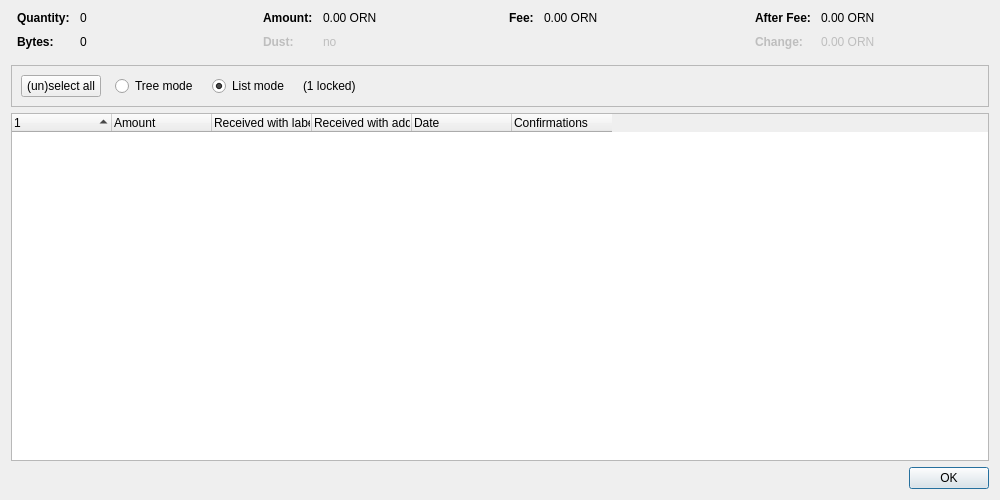
<?xml version="1.0" encoding="UTF-8"?>
<ui version="4.0">
 <class>CoinControlDialog</class>
 <widget class="QDialog" name="CoinControlDialog">
  <property name="geometry">
   <rect>
    <x>0</x>
    <y>0</y>
    <width>1000</width>
    <height>500</height>
   </rect>
  </property>
  <property name="windowTitle">
   <string>Coin Selection</string>
  </property>
  <layout class="QVBoxLayout" name="verticalLayout">
   <item>
    <layout class="QHBoxLayout" name="horizontalLayoutTop" stretch="0,0,0,0">
     <property name="topMargin">
      <number>0</number>
     </property>
     <property name="bottomMargin">
      <number>10</number>
     </property>
     <item>
      <layout class="QFormLayout" name="formLayoutCoinControl1">
       <property name="horizontalSpacing">
        <number>10</number>
       </property>
       <property name="verticalSpacing">
        <number>10</number>
       </property>
       <property name="leftMargin">
        <number>6</number>
       </property>
       <property name="rightMargin">
        <number>6</number>
       </property>
       <item row="0" column="0">
        <widget class="QLabel" name="labelCoinControlQuantityText">
         <property name="font">
          <font>
           <weight>75</weight>
           <bold>true</bold>
          </font>
         </property>
         <property name="text">
          <string>Quantity:</string>
         </property>
        </widget>
       </item>
       <item row="0" column="1">
        <widget class="QLabel" name="labelCoinControlQuantity">
         <property name="cursor">
          <cursorShape>IBeamCursor</cursorShape>
         </property>
         <property name="contextMenuPolicy">
          <enum>Qt::ActionsContextMenu</enum>
         </property>
         <property name="text">
          <string notr="true">0</string>
         </property>
         <property name="textInteractionFlags">
          <set>Qt::LinksAccessibleByMouse|Qt::TextSelectableByKeyboard|Qt::TextSelectableByMouse</set>
         </property>
        </widget>
       </item>
       <item row="1" column="0">
        <widget class="QLabel" name="labelCoinControlBytesText">
         <property name="font">
          <font>
           <weight>75</weight>
           <bold>true</bold>
          </font>
         </property>
         <property name="text">
          <string>Bytes:</string>
         </property>
        </widget>
       </item>
       <item row="1" column="1">
        <widget class="QLabel" name="labelCoinControlBytes">
         <property name="cursor">
          <cursorShape>IBeamCursor</cursorShape>
         </property>
         <property name="contextMenuPolicy">
          <enum>Qt::ActionsContextMenu</enum>
         </property>
         <property name="text">
          <string notr="true">0</string>
         </property>
         <property name="textInteractionFlags">
          <set>Qt::LinksAccessibleByMouse|Qt::TextSelectableByKeyboard|Qt::TextSelectableByMouse</set>
         </property>
        </widget>
       </item>
      </layout>
     </item>
     <item>
      <layout class="QFormLayout" name="formLayoutCoinControl2">
       <property name="horizontalSpacing">
        <number>10</number>
       </property>
       <property name="verticalSpacing">
        <number>10</number>
       </property>
       <property name="leftMargin">
        <number>6</number>
       </property>
       <property name="rightMargin">
        <number>6</number>
       </property>
       <item row="0" column="0">
        <widget class="QLabel" name="labelCoinControlAmountText">
         <property name="font">
          <font>
           <weight>75</weight>
           <bold>true</bold>
          </font>
         </property>
         <property name="text">
          <string>Amount:</string>
         </property>
        </widget>
       </item>
       <item row="0" column="1">
        <widget class="QLabel" name="labelCoinControlAmount">
         <property name="cursor">
          <cursorShape>IBeamCursor</cursorShape>
         </property>
         <property name="contextMenuPolicy">
          <enum>Qt::ActionsContextMenu</enum>
         </property>
         <property name="text">
          <string notr="true">0.00 ORN</string>
         </property>
         <property name="textInteractionFlags">
          <set>Qt::LinksAccessibleByMouse|Qt::TextSelectableByKeyboard|Qt::TextSelectableByMouse</set>
         </property>
        </widget>
       </item>
       <item row="1" column="0">
        <widget class="QLabel" name="labelCoinControlLowOutputText">
         <property name="enabled">
          <bool>false</bool>
         </property>
         <property name="font">
          <font>
           <weight>75</weight>
           <bold>true</bold>
          </font>
         </property>
         <property name="text">
          <string>Dust:</string>
         </property>
        </widget>
       </item>
       <item row="1" column="1">
        <widget class="QLabel" name="labelCoinControlLowOutput">
         <property name="enabled">
          <bool>false</bool>
         </property>
         <property name="cursor">
          <cursorShape>IBeamCursor</cursorShape>
         </property>
         <property name="contextMenuPolicy">
          <enum>Qt::ActionsContextMenu</enum>
         </property>
         <property name="text">
          <string notr="true">no</string>
         </property>
         <property name="textInteractionFlags">
          <set>Qt::LinksAccessibleByMouse|Qt::TextSelectableByKeyboard|Qt::TextSelectableByMouse</set>
         </property>
        </widget>
       </item>
      </layout>
     </item>
     <item>
      <layout class="QFormLayout" name="formLayoutCoinControl3">
       <property name="horizontalSpacing">
        <number>10</number>
       </property>
       <property name="verticalSpacing">
        <number>10</number>
       </property>
       <property name="leftMargin">
        <number>6</number>
       </property>
       <property name="rightMargin">
        <number>6</number>
       </property>
       <item row="0" column="0">
        <widget class="QLabel" name="labelCoinControlFeeText">
         <property name="font">
          <font>
           <weight>75</weight>
           <bold>true</bold>
          </font>
         </property>
         <property name="text">
          <string>Fee:</string>
         </property>
        </widget>
       </item>
       <item row="0" column="1">
        <widget class="QLabel" name="labelCoinControlFee">
         <property name="cursor">
          <cursorShape>IBeamCursor</cursorShape>
         </property>
         <property name="contextMenuPolicy">
          <enum>Qt::ActionsContextMenu</enum>
         </property>
         <property name="text">
          <string notr="true">0.00 ORN</string>
         </property>
         <property name="textInteractionFlags">
          <set>Qt::LinksAccessibleByMouse|Qt::TextSelectableByKeyboard|Qt::TextSelectableByMouse</set>
         </property>
        </widget>
       </item>
      </layout>
     </item>
     <item>
      <layout class="QFormLayout" name="formLayoutCoinControl4">
       <property name="horizontalSpacing">
        <number>10</number>
       </property>
       <property name="verticalSpacing">
        <number>10</number>
       </property>
       <property name="leftMargin">
        <number>6</number>
       </property>
       <property name="rightMargin">
        <number>6</number>
       </property>
       <item row="0" column="0">
        <widget class="QLabel" name="labelCoinControlAfterFeeText">
         <property name="font">
          <font>
           <weight>75</weight>
           <bold>true</bold>
          </font>
         </property>
         <property name="text">
          <string>After Fee:</string>
         </property>
        </widget>
       </item>
       <item row="0" column="1">
        <widget class="QLabel" name="labelCoinControlAfterFee">
         <property name="cursor">
          <cursorShape>IBeamCursor</cursorShape>
         </property>
         <property name="contextMenuPolicy">
          <enum>Qt::ActionsContextMenu</enum>
         </property>
         <property name="text">
          <string notr="true">0.00 ORN</string>
         </property>
         <property name="textInteractionFlags">
          <set>Qt::LinksAccessibleByMouse|Qt::TextSelectableByKeyboard|Qt::TextSelectableByMouse</set>
         </property>
        </widget>
       </item>
       <item row="1" column="0">
        <widget class="QLabel" name="labelCoinControlChangeText">
         <property name="enabled">
          <bool>false</bool>
         </property>
         <property name="font">
          <font>
           <weight>75</weight>
           <bold>true</bold>
          </font>
         </property>
         <property name="text">
          <string>Change:</string>
         </property>
        </widget>
       </item>
       <item row="1" column="1">
        <widget class="QLabel" name="labelCoinControlChange">
         <property name="enabled">
          <bool>false</bool>
         </property>
         <property name="cursor">
          <cursorShape>IBeamCursor</cursorShape>
         </property>
         <property name="contextMenuPolicy">
          <enum>Qt::ActionsContextMenu</enum>
         </property>
         <property name="text">
          <string notr="true">0.00 ORN</string>
         </property>
         <property name="textInteractionFlags">
          <set>Qt::LinksAccessibleByMouse|Qt::TextSelectableByKeyboard|Qt::TextSelectableByMouse</set>
         </property>
        </widget>
       </item>
      </layout>
     </item>
    </layout>
   </item>
   <item>
    <widget class="QFrame" name="frame">
     <property name="minimumSize">
      <size>
       <width>0</width>
       <height>40</height>
      </size>
     </property>
     <property name="frameShape">
      <enum>QFrame::StyledPanel</enum>
     </property>
     <property name="frameShadow">
      <enum>QFrame::Sunken</enum>
     </property>
     <layout class="QHBoxLayout" name="horizontalLayout">
      <item>
       <layout class="QHBoxLayout" name="horizontalLayoutPanel" stretch="0,0,0,0,0">
        <property name="spacing">
         <number>14</number>
        </property>
        <item>
         <widget class="QPushButton" name="pushButtonSelectAll">
          <property name="sizePolicy">
           <sizepolicy hsizetype="Maximum" vsizetype="Fixed">
            <horstretch>0</horstretch>
            <verstretch>0</verstretch>
           </sizepolicy>
          </property>
          <property name="text">
           <string>(un)select all</string>
          </property>
          <property name="autoDefault">
           <bool>false</bool>
          </property>
         </widget>
        </item>
        <item>
         <widget class="QRadioButton" name="radioTreeMode">
          <property name="sizePolicy">
           <sizepolicy hsizetype="Maximum" vsizetype="Fixed">
            <horstretch>0</horstretch>
            <verstretch>0</verstretch>
           </sizepolicy>
          </property>
          <property name="text">
           <string>Tree mode</string>
          </property>
         </widget>
        </item>
        <item>
         <widget class="QRadioButton" name="radioListMode">
          <property name="sizePolicy">
           <sizepolicy hsizetype="Maximum" vsizetype="Fixed">
            <horstretch>0</horstretch>
            <verstretch>0</verstretch>
           </sizepolicy>
          </property>
          <property name="text">
           <string>List mode</string>
          </property>
          <property name="checked">
           <bool>true</bool>
          </property>
         </widget>
        </item>
        <item>
         <widget class="QLabel" name="labelLocked">
          <property name="text">
           <string notr="true">(1 locked)</string>
          </property>
         </widget>
        </item>
        <item>
         <spacer name="horizontalSpacer">
          <property name="orientation">
           <enum>Qt::Horizontal</enum>
          </property>
          <property name="sizeHint" stdset="0">
           <size>
            <width>40</width>
            <height>20</height>
           </size>
          </property>
         </spacer>
        </item>
       </layout>
      </item>
     </layout>
    </widget>
   </item>
   <item>
    <widget class="CoinControlTreeWidget" name="treeWidget">
     <property name="contextMenuPolicy">
      <enum>Qt::CustomContextMenu</enum>
     </property>
     <property name="sortingEnabled">
      <bool>false</bool>
     </property>
     <property name="columnCount">
      <number>6</number>
     </property>
     <attribute name="headerShowSortIndicator" stdset="0">
      <bool>true</bool>
     </attribute>
     <attribute name="headerStretchLastSection">
      <bool>false</bool>
     </attribute>
     <column>
      <property name="text">
       <string/>
      </property>
     </column>
     <column>
      <property name="text">
       <string>Amount</string>
      </property>
     </column>
     <column>
      <property name="text">
       <string>Received with label</string>
      </property>
     </column>
     <column>
      <property name="text">
       <string>Received with address</string>
      </property>
     </column>
     <column>
      <property name="text">
       <string>Date</string>
      </property>
     </column>
     <column>
      <property name="text">
       <string>Confirmations</string>
      </property>
      <property name="toolTip">
       <string>Confirmed</string>
      </property>
     </column>
     <column>
      <property name="text">
       <string/>
      </property>
     </column>
     <column>
      <property name="text">
       <string/>
      </property>
     </column>
     <column>
      <property name="text">
       <string/>
      </property>
     </column>
     <column>
      <property name="text">
       <string/>
      </property>
     </column>
    </widget>
   </item>
   <item>
    <widget class="QDialogButtonBox" name="buttonBox">
     <property name="orientation">
      <enum>Qt::Horizontal</enum>
     </property>
     <property name="standardButtons">
      <set>QDialogButtonBox::Ok</set>
     </property>
    </widget>
   </item>
  </layout>
 </widget>
 <customwidgets>
  <customwidget>
   <class>CoinControlTreeWidget</class>
   <extends>QTreeWidget</extends>
   <header>qt/coincontroltreewidget.h</header>
  </customwidget>
 </customwidgets>
 <resources/>
 <connections/>
</ui>
